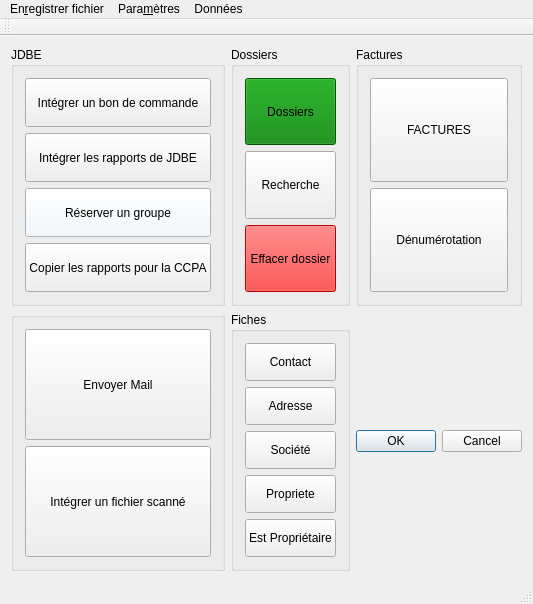
<?xml version="1.0" encoding="UTF-8"?>
<ui version="4.0">
 <class>CcpaSpancUtils</class>
 <widget class="QMainWindow" name="CcpaSpancUtils">
  <property name="geometry">
   <rect>
    <x>0</x>
    <y>0</y>
    <width>480</width>
    <height>604</height>
   </rect>
  </property>
  <property name="windowTitle">
   <string>CcpaSpancUtils</string>
  </property>
  <property name="styleSheet">
   <string notr="true"/>
  </property>
  <widget class="QWidget" name="centralWidget">
   <layout class="QGridLayout" name="gridLayout">
    <item row="0" column="0">
     <widget class="QGroupBox" name="groupBox">
      <property name="title">
       <string>JDBE</string>
      </property>
      <layout class="QVBoxLayout" name="verticalLayout_6">
       <item>
        <widget class="QPushButton" name="btnIntegreCommande">
         <property name="sizePolicy">
          <sizepolicy hsizetype="Minimum" vsizetype="Minimum">
           <horstretch>0</horstretch>
           <verstretch>0</verstretch>
          </sizepolicy>
         </property>
         <property name="text">
          <string>Intégrer un bon de commande</string>
         </property>
        </widget>
       </item>
       <item>
        <widget class="QPushButton" name="btnIntegreRapport">
         <property name="sizePolicy">
          <sizepolicy hsizetype="Minimum" vsizetype="Minimum">
           <horstretch>0</horstretch>
           <verstretch>0</verstretch>
          </sizepolicy>
         </property>
         <property name="text">
          <string>Intégrer les rapports de JDBE</string>
         </property>
        </widget>
       </item>
       <item>
        <widget class="QToolButton" name="btnReserveGroupe">
         <property name="sizePolicy">
          <sizepolicy hsizetype="Minimum" vsizetype="Minimum">
           <horstretch>0</horstretch>
           <verstretch>0</verstretch>
          </sizepolicy>
         </property>
         <property name="autoFillBackground">
          <bool>false</bool>
         </property>
         <property name="styleSheet">
          <string notr="true">background-color: aliceblue;</string>
         </property>
         <property name="text">
          <string>Réserver un groupe</string>
         </property>
        </widget>
       </item>
       <item>
        <widget class="QPushButton" name="btnCopieRapportLettre">
         <property name="sizePolicy">
          <sizepolicy hsizetype="Minimum" vsizetype="Minimum">
           <horstretch>0</horstretch>
           <verstretch>0</verstretch>
          </sizepolicy>
         </property>
         <property name="text">
          <string>Copier les rapports pour la CCPA</string>
         </property>
        </widget>
       </item>
      </layout>
     </widget>
    </item>
    <item row="1" column="0">
     <widget class="QGroupBox" name="groupBox">
      <layout class="QVBoxLayout" name="verticalLayout">
       <item>
        <widget class="QPushButton" name="btnEnvoiMail">
         <property name="sizePolicy">
          <sizepolicy hsizetype="Minimum" vsizetype="Minimum">
           <horstretch>0</horstretch>
           <verstretch>0</verstretch>
          </sizepolicy>
         </property>
         <property name="text">
          <string>Envoyer Mail</string>
         </property>
        </widget>
       </item>
       <item>
        <widget class="QPushButton" name="btnIntegreScan">
         <property name="sizePolicy">
          <sizepolicy hsizetype="Minimum" vsizetype="Minimum">
           <horstretch>0</horstretch>
           <verstretch>0</verstretch>
          </sizepolicy>
         </property>
         <property name="text">
          <string>Intégrer un fichier scanné</string>
         </property>
        </widget>
       </item>
      </layout>
     </widget>
    </item>
    <item row="0" column="1">
     <widget class="QGroupBox" name="groupBox_2">
      <property name="title">
       <string>Dossiers</string>
      </property>
      <layout class="QVBoxLayout" name="verticalLayout_4">
       <item>
        <widget class="QPushButton" name="pushButton">
         <property name="sizePolicy">
          <sizepolicy hsizetype="Minimum" vsizetype="Minimum">
           <horstretch>0</horstretch>
           <verstretch>0</verstretch>
          </sizepolicy>
         </property>
         <property name="styleSheet">
          <string notr="true">background-color:green</string>
         </property>
         <property name="text">
          <string>Dossiers</string>
         </property>
        </widget>
       </item>
       <item>
        <widget class="QToolButton" name="rechercheBouton">
         <property name="sizePolicy">
          <sizepolicy hsizetype="Minimum" vsizetype="Minimum">
           <horstretch>0</horstretch>
           <verstretch>0</verstretch>
          </sizepolicy>
         </property>
         <property name="text">
          <string>Recherche</string>
         </property>
        </widget>
       </item>
       <item>
        <widget class="QPushButton" name="pushButton_10">
         <property name="sizePolicy">
          <sizepolicy hsizetype="Minimum" vsizetype="Minimum">
           <horstretch>0</horstretch>
           <verstretch>0</verstretch>
          </sizepolicy>
         </property>
         <property name="styleSheet">
          <string notr="true">
background-color:rgb(255, 0, 0);</string>
         </property>
         <property name="text">
          <string>Effacer dossier</string>
         </property>
        </widget>
       </item>
      </layout>
     </widget>
    </item>
    <item row="0" column="2">
     <widget class="QGroupBox" name="groupBox_3">
      <property name="title">
       <string>Factures</string>
      </property>
      <layout class="QVBoxLayout" name="verticalLayout_5">
       <item>
        <widget class="QToolButton" name="toolButton_2">
         <property name="sizePolicy">
          <sizepolicy hsizetype="Minimum" vsizetype="Minimum">
           <horstretch>0</horstretch>
           <verstretch>0</verstretch>
          </sizepolicy>
         </property>
         <property name="text">
          <string>FACTURES</string>
         </property>
        </widget>
       </item>
       <item>
        <widget class="QPushButton" name="pushButton_6">
         <property name="sizePolicy">
          <sizepolicy hsizetype="Minimum" vsizetype="Minimum">
           <horstretch>0</horstretch>
           <verstretch>0</verstretch>
          </sizepolicy>
         </property>
         <property name="text">
          <string>Dénumérotation</string>
         </property>
        </widget>
       </item>
      </layout>
     </widget>
    </item>
    <item row="1" column="1">
     <widget class="QGroupBox" name="groupBox_4">
      <property name="title">
       <string>Fiches</string>
      </property>
      <layout class="QVBoxLayout" name="verticalLayout_3">
       <item>
        <widget class="QPushButton" name="pushButton_2">
         <property name="sizePolicy">
          <sizepolicy hsizetype="Minimum" vsizetype="Minimum">
           <horstretch>0</horstretch>
           <verstretch>0</verstretch>
          </sizepolicy>
         </property>
         <property name="text">
          <string>Contact</string>
         </property>
        </widget>
       </item>
       <item>
        <widget class="QPushButton" name="pushButton_4">
         <property name="sizePolicy">
          <sizepolicy hsizetype="Minimum" vsizetype="Minimum">
           <horstretch>0</horstretch>
           <verstretch>0</verstretch>
          </sizepolicy>
         </property>
         <property name="text">
          <string>Adresse</string>
         </property>
        </widget>
       </item>
       <item>
        <widget class="QPushButton" name="pushButton_8">
         <property name="sizePolicy">
          <sizepolicy hsizetype="Minimum" vsizetype="Minimum">
           <horstretch>0</horstretch>
           <verstretch>0</verstretch>
          </sizepolicy>
         </property>
         <property name="text">
          <string>Société</string>
         </property>
        </widget>
       </item>
       <item>
        <widget class="QPushButton" name="pushButton_3">
         <property name="sizePolicy">
          <sizepolicy hsizetype="Minimum" vsizetype="Minimum">
           <horstretch>0</horstretch>
           <verstretch>0</verstretch>
          </sizepolicy>
         </property>
         <property name="text">
          <string>Propriete</string>
         </property>
        </widget>
       </item>
       <item>
        <widget class="QPushButton" name="pushButton_5">
         <property name="sizePolicy">
          <sizepolicy hsizetype="Minimum" vsizetype="Minimum">
           <horstretch>0</horstretch>
           <verstretch>0</verstretch>
          </sizepolicy>
         </property>
         <property name="text">
          <string>Est Propriétaire</string>
         </property>
        </widget>
       </item>
      </layout>
     </widget>
    </item>
    <item row="1" column="2">
     <widget class="QDialogButtonBox" name="buttonBox">
      <property name="sizePolicy">
       <sizepolicy hsizetype="Minimum" vsizetype="Minimum">
        <horstretch>0</horstretch>
        <verstretch>0</verstretch>
       </sizepolicy>
      </property>
      <property name="standardButtons">
       <set>QDialogButtonBox::Cancel|QDialogButtonBox::Ok</set>
      </property>
     </widget>
    </item>
   </layout>
  </widget>
  <widget class="QMenuBar" name="menuBar">
   <property name="geometry">
    <rect>
     <x>0</x>
     <y>0</y>
     <width>480</width>
     <height>21</height>
    </rect>
   </property>
   <widget class="QMenu" name="menuEnregistrer_fichier">
    <property name="title">
     <string>En&amp;registrer fichier</string>
    </property>
    <addaction name="actionRenommer_des_fichiers_de_retour_du_prestataire"/>
    <addaction name="actionRenommer_des_fichiers_de_retour_du_scanner"/>
    <addaction name="actionEnvoyer_des_fichiers_pour_la_facturation"/>
    <addaction name="separator"/>
    <addaction name="actionQuitter"/>
    <addaction name="actionEnvoi_r_gularisation_de_commande"/>
    <addaction name="actionQuitter_2"/>
   </widget>
   <widget class="QMenu" name="menuParam_tres">
    <property name="title">
     <string>Para&amp;mètres</string>
    </property>
    <addaction name="actionMair"/>
    <addaction name="actionBase_de_donn_es"/>
   </widget>
   <widget class="QMenu" name="menuDonn_es">
    <property name="title">
     <string>Données</string>
    </property>
    <addaction name="actionContacts"/>
    <addaction name="actionAdresses"/>
    <addaction name="actionDossiers"/>
   </widget>
   <addaction name="menuEnregistrer_fichier"/>
   <addaction name="menuParam_tres"/>
   <addaction name="menuDonn_es"/>
  </widget>
  <widget class="QToolBar" name="mainToolBar">
   <attribute name="toolBarArea">
    <enum>TopToolBarArea</enum>
   </attribute>
   <attribute name="toolBarBreak">
    <bool>false</bool>
   </attribute>
  </widget>
  <widget class="QStatusBar" name="statusBar"/>
  <action name="actionRenommer_des_fichiers_de_retour_du_prestataire">
   <property name="text">
    <string>&amp;Renommer des fichiers de retour du prestataire</string>
   </property>
  </action>
  <action name="actionRenommer_des_fichiers_de_retour_du_scanner">
   <property name="text">
    <string>Renommer &amp;des fichiers de retour du scanner</string>
   </property>
  </action>
  <action name="actionEnvoyer_des_fichiers_pour_la_facturation">
   <property name="text">
    <string>&amp;Envoyer des fichiers pour la facturation</string>
   </property>
  </action>
  <action name="actionQuitter">
   <property name="text">
    <string>&amp;Quitter</string>
   </property>
  </action>
  <action name="actionEnvoi_r_gularisation_de_commande">
   <property name="text">
    <string>Envoi régularisation de &amp;commande</string>
   </property>
  </action>
  <action name="actionMair">
   <property name="text">
    <string>&amp;Mail</string>
   </property>
  </action>
  <action name="actionBase_de_donn_es">
   <property name="text">
    <string>&amp;Base de données</string>
   </property>
  </action>
  <action name="actionContacts">
   <property name="text">
    <string>&amp;Contacts</string>
   </property>
  </action>
  <action name="actionAdresses">
   <property name="text">
    <string>&amp;Adresses</string>
   </property>
  </action>
  <action name="actionDossiers">
   <property name="text">
    <string>&amp;Dossiers</string>
   </property>
  </action>
  <action name="actionQuitter_2">
   <property name="text">
    <string>Quitter</string>
   </property>
  </action>
 </widget>
 <layoutdefault spacing="6" margin="11"/>
 <resources/>
 <connections/>
</ui>
